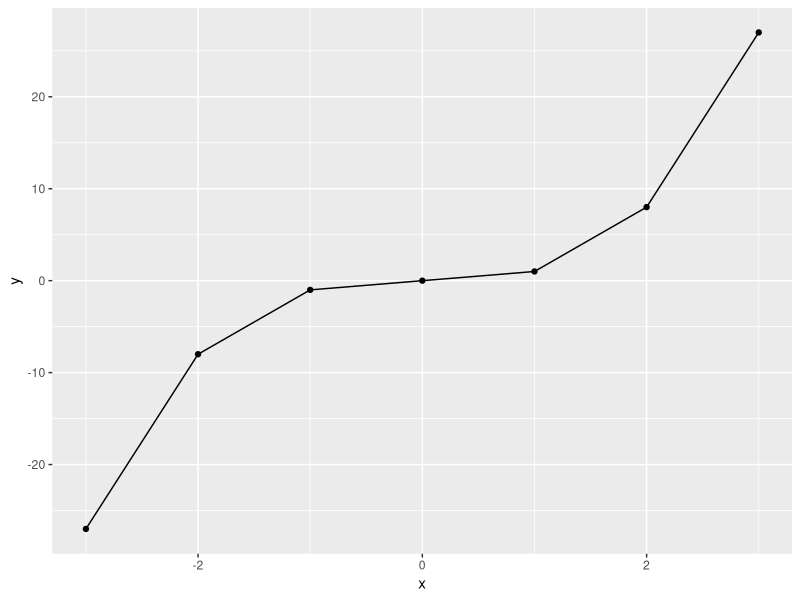

This chart was generated by the following R code:
library(ggplot2)
getwd()
# setwd("/Users/davem/R_scribble/")

myFunction <- function(x) {
  y <- rep(NULL, length(x))
  for (i in x) {
    calc <- i ^ 3
    y <- c(y, calc)
  }
  print(y)
  
  df <- data.frame(x, y)
  # print(df)
  
  # qplot(data = df, x = df$x, y = df$y)
  # qplot(x = x, y = y)
  p <- ggplot(data = df, aes(x = x, y = y)) +
    geom_point() +
    geom_line()
  p
}

w <- c(-3, -2, -1, 0, 1, 2, 3)
z <- rnorm(10)
myFunction(w)
